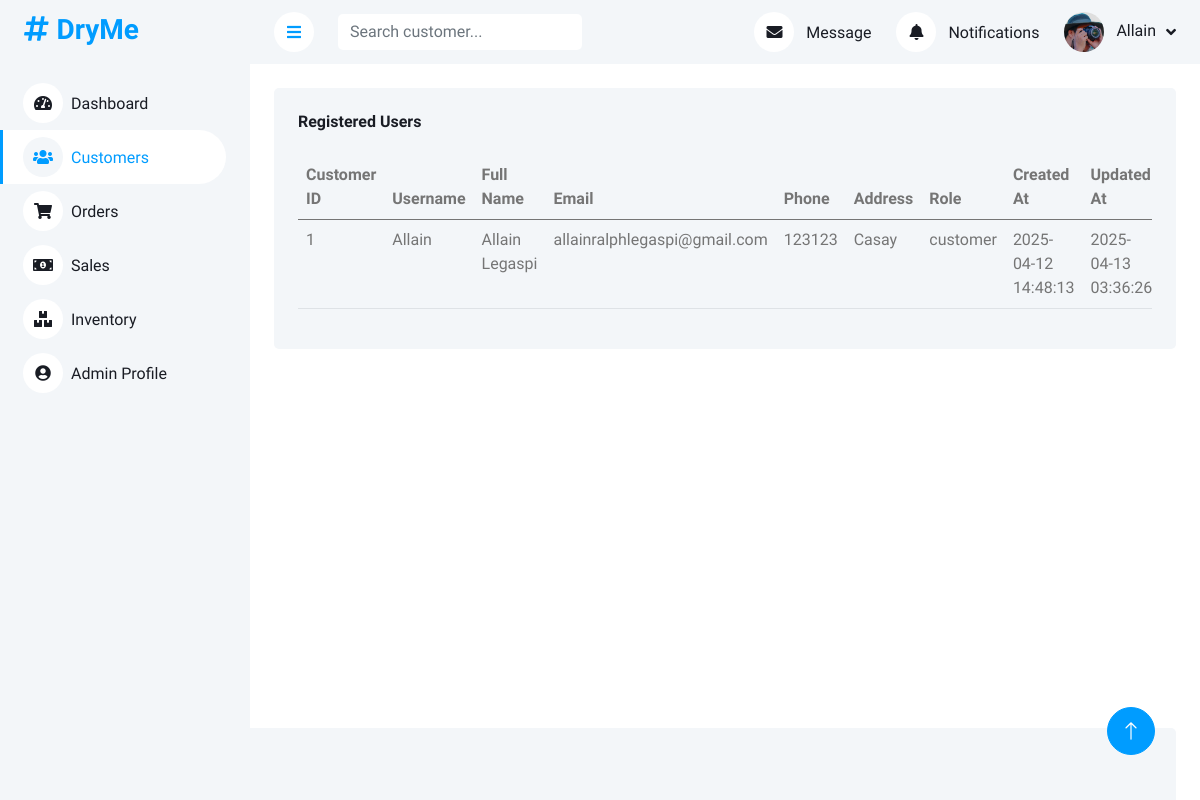
The page /admin/customers.php (signed in) on the database its author committed.
### tables this page shows
CREATE TABLE `customers` (
  `customer_id` int(11) NOT NULL,
  `username` varchar(50) NOT NULL,
  `password` varchar(255) NOT NULL,
  `email` varchar(100) NOT NULL,
  `full_name` varchar(100) NOT NULL,
  `phone` varchar(20) DEFAULT NULL,
  `address` text DEFAULT NULL,
  `role` enum('admin','customer') DEFAULT 'customer',
  `created_at` timestamp NOT NULL DEFAULT current_timestamp(),
  `updated_at` timestamp NOT NULL DEFAULT current_timestamp() ON UPDATE current_timestamp()
);

### admin/customers.php (the view, shortened to what this page needs)
<?php
require_once '../includes/db_connect.php';
$stmt = $pdo->prepare("SELECT * FROM admins WHERE admin_id = ?");
$stmt->execute([$_SESSION['admin_id']]);
$admin = $stmt->fetch();
?>
<!DOCTYPE html>
<html lang="en">
<head>
    <link href="https://cdnjs.cloudflare.com/ajax/libs/font-awesome/5.10.0/css/all.min.css" rel="stylesheet">
    <link href="https://cdn.jsdelivr.net/npm/bootstrap-icons@1.4.1/font/bootstrap-icons.css" rel="stylesheet">
    <link href="lib/owlcarousel/assets/owl.carousel.min.css" rel="stylesheet">
    <link href="lib/tempusdominus/css/tempusdominus-bootstrap-4.min.css" rel="stylesheet" />
    <link href="css/bootstrap.min.css" rel="stylesheet">
    <link href="css/style.css" rel="stylesheet">
</head>
<body>
    <div class="container-fluid position-relative bg-white d-flex p-0">
        <div class="sidebar pe-4 pb-3">
            <nav class="navbar bg-light navbar-light">
                <a href="index.html" class="navbar-brand mx-4 mb-3">
                    <h3 class="text-primary"><i class="fa fa-hashtag me-2"></i>DryMe</h3>
                </a>
                <div class="navbar-nav w-100">
                    <a href="index.php" class="nav-item nav-link"><i class="fa fa-tachometer-alt me-2"></i>Dashboard</a>
                    <a href="customers.php" class="nav-item nav-link active"><i class="fa fa-users me-2"></i>Customers</a>
                    <a href="orders.php" class="nav-item nav-link"><i class="fa fa-shopping-cart me-2"></i>Orders</a>
                    <a href="sales.php" class="nav-item nav-link"><i class="fa fa-money-bill-alt me-2"></i>Sales</a>
                    <a href="inventory.php" class="nav-item nav-link"><i class="fa fa-boxes me-2"></i>Inventory</a>
                    <a href="profile.php" class="nav-item nav-link"><i class="fa fa-user-circle me-2"></i>Admin Profile</a>
                        </div>
                    </div>
                </div>
        <div class="content">
            <nav class="navbar navbar-expand bg-light navbar-light sticky-top px-4 py-0">
                <a href="#" class="sidebar-toggler flex-shrink-0">
                    <i class="fa fa-bars"></i>
                </a>
                <form class="d-none d-md-flex ms-4" id="searchForm">
                    <input class="form-control border-0" type="search" placeholder="Search customer..." id="searchInput">
                </form>
                <div class="navbar-nav align-items-center ms-auto">
                    <div class="nav-item dropdown">
                        <a href="#" class="nav-link" data-bs-toggle="dropdown">
                            <i class="fa fa-envelope me-lg-2"></i>
                            <span class="d-none d-lg-inline-flex">Message</span>
                        </a>
                    </div>
                    <div class="nav-item dropdown">
                        <a href="#" class="nav-link" data-bs-toggle="dropdown">
                            <i class="fa fa-bell me-lg-2"></i>
                            <span class="d-none d-lg-inline-flex">Notifications</span>
                        </a>
                    </div>
                    <div class="nav-item dropdown">
                        <a href="#" class="nav-link dropdown-toggle" data-bs-toggle="dropdown">
                            <img class="rounded-circle me-lg-2" src="<?php echo isset($admin['profile_picture']) && $admin['profile_picture'] ? 'img/profile/' . $admin['profile_picture'] : 'img/user.jpg'; ?>" alt="" style="width: 40px; height: 40px; object-fit: cover;">
                            <span class="d-none d-lg-inline-flex"><?php echo htmlspecialchars($admin['full_name']); ?></span>
                        </a>
                    </div>
                </div>
            </nav>
            <div class="container-fluid pt-4 px-4">
                <div class="row g-4">
                    <div class="col-12">
                        <div class="bg-light rounded h-100 p-4">
                            <h6 class="mb-4">Registered Users</h6>
                            <div class="table-responsive">
                                <table class="table">
                                    <thead>
                                        <tr>
                                            <th scope="col">Customer ID</th>
                                            <th scope="col">Username</th>
                                            <th scope="col">Full Name</th>
                                            <th scope="col">Email</th>
                                            <th scope="col">Phone</th>
                                            <th scope="col">Address</th>
                                            <th scope="col">Role</th>
                                            <th scope="col">Created At</th>
                                            <th scope="col">Updated At</th>
                                        </tr>
                                    </thead>
                                    <tbody>
                                        <?php
                                        require_once '../includes/db_connect.php';
                                        try {
                                            $stmt = $pdo->query("SELECT * FROM customers ORDER BY customer_id ASC");
                                            if ($stmt->rowCount() > 0) {
                                                while ($row = $stmt->fetch(PDO::FETCH_ASSOC)) {
                                                    echo "<tr>";
                                                    echo "<td>" . htmlspecialchars($row['customer_id']) . "</td>";
                                                    echo "<td>" . htmlspecialchars($row['username']) . "</td>";
                                                    echo "<td>" . htmlspecialchars($row['full_name']) . "</td>";
                                                    echo "<td>" . htmlspecialchars($row['email']) . "</td>";
                                                    echo "<td>" . htmlspecialchars($row['phone']) . "</td>";
                                                    echo "<td>" . htmlspecialchars($row['address']) . "</td>";
                                                    echo "<td>" . htmlspecialchars($row['role']) . "</td>";
                                                    echo "<td>" . htmlspecialchars($row['created_at']) . "</td>";
                                                    echo "<td>" . htmlspecialchars($row['updated_at']) . "</td>";
                                                    echo "</tr>";
                                                }
                                            } else {
                                                echo "<tr><td colspan='10' class='text-center'>No users found</td></tr>";
                                            }
                                        } catch(PDOException $e) {
                                            echo "<tr><td colspan='10' class='text-center text-danger'>Error: " . $e->getMessage() . "</td></tr>";
                                        }
                                        ?>
                                    </tbody>
                                </table>
                            </div>
                        </div>
                    </div>
                </div>
            </div>
            <div class="container-fluid pt-4 px-4" style="position: fixed; bottom: 0; left: 0; right: 0; background: white;">
                <div class="bg-light rounded-top p-4">
                    <div class="row">
                        <div class="col-12 col-sm-6 text-center text-sm-start">
                            &copy; <a href="#">DryMe</a>, All Right Reserved.
                        </div>
                    </div>
                </div>
            </div>
        </div>
        <a href="#" class="btn btn-lg btn-primary btn-lg-square back-to-top"><i class="bi bi-arrow-up"></i></a>
</body>
</html>

### admin/css/style.css (style rules this page uses)
:root { --primary: #009CFF; --light: #F3F6F9; --dark: #191C24; }
.back-to-top { position: fixed; display: none; right: 45px; bottom: 45px; z-index: 99; }
.btn { transition: .5s; }
.btn.btn-primary { color: #FFFFFF; }
.btn-lg-square { width: 48px; height: 48px; }
.btn-square, .btn-sm-square, .btn-lg-square { padding: 0; display: inline-flex; align-items: center; justify-content: center; font-weight: normal; border-radius: 50px; }
.sidebar { position: fixed; top: 0; left: 0; bottom: 0; width: 250px; height: 100vh; overflow-y: auto; background: var(--light); transition: 0.5s; z-index: 999; }
.content { margin-left: 250px; min-height: 100vh; background: #FFFFFF; transition: 0.5s; }
@media (min-width: 992px) { .sidebar { margin-left: 0; } }
@media (min-width: 992px) { .content { width: calc(100% - 250px); } }
.sidebar .navbar .navbar-nav .nav-link { padding: 7px 20px; color: var(--dark); font-weight: 500; border-left: 3px solid var(--light); border-radius: 0 30px 30px 0; outline: none; }
.sidebar .navbar .navbar-nav .nav-link:hover, .sidebar .navbar .navbar-nav .nav-link.active { color: var(--primary); background: #FFFFFF; border-color: var(--primary); }
.sidebar .navbar .navbar-nav .nav-link i { width: 40px; height: 40px; display: inline-flex; align-items: center; justify-content: center; background: #FFFFFF; border-radius: 40px; }
.sidebar .navbar .navbar-nav .nav-link:hover i, .sidebar .navbar .navbar-nav .nav-link.active i { background: var(--light); }
.content .navbar .navbar-nav .nav-link { margin-left: 25px; padding: 12px 0; color: var(--dark); outline: none; }
.content .navbar .sidebar-toggler, .content .navbar .navbar-nav .nav-link i { width: 40px; height: 40px; display: inline-flex; align-items: center; justify-content: center; background: #FFFFFF; border-radius: 40px; }
.content .navbar .dropdown-toggle::after { margin-left: 6px; vertical-align: middle; border: none; content: "\f107"; font-family: "Font Awesome 5 Free"; font-weight: 900; transition: .5s; }

### rows shown on the page
customers: customer_id "1", username "Allain", full_name "Allain Legaspi", email "allainralphlegaspi@gmail.com", phone "123123", address "Casay", role "customer", created_at "2025-04-12 14:48:13", updated_at "2025-04-13 03:36:26"

### other values the page prints
$admin['full_name'] "Allain"
